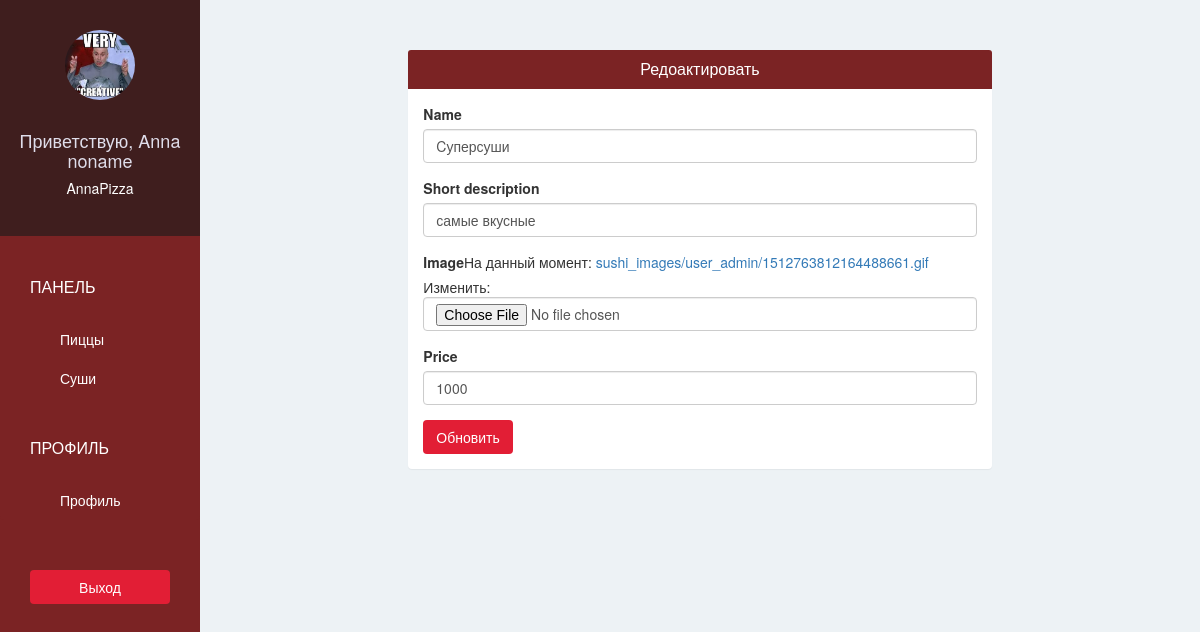
Page /pizzashop/sushi/edit/1/ (signed in) on the committed database.
### pizzashopapp/models.py (models this page shows, shortened)
class PizzaShop(models.Model):
    owner = models.OneToOneField(User, on_delete=models.CASCADE, related_name='pizzashop')
    name = models.CharField(max_length=100, verbose_name = 'Название')
    phone = models.CharField(max_length=100, verbose_name = 'Телефон')
    address = models.CharField(max_length=100, verbose_name = 'Адрес')
    logo = models.ImageField(upload_to='pizzashop_logo/', blank = False, verbose_name = 'Логотип')

class Sushi(models.Model):
    pizzashop = models.ForeignKey(PizzaShop)
    name = models.CharField(max_length=30)
    short_description = models.CharField(max_length=100)
    image = models.ImageField(upload_to=get_sushi_upload_path, blank=False)
    price = models.IntegerField(default=0)

### pizzashopapp/views.py (the view)
# urls.py: url(r'^pizzashop/pizza/edit/(?P<pizza_id>\d+)/$', views.pizzashop_edit_pizza, name ='pizzashop-edit-pizza'),
@login_required(login_url='/pizzashop/sign-in/')
def pizzashop_edit_pizza(request, sushi_id):
    form = SushiForm(instance = Sushi.objects.get(id = sushi_id))
    if request.method == "POST":
        form = SushiForm(request.POST, request.FILES, instance = Sushi.objects.get(id = sushi_id))
        if form.is_valid():
            sushi = form.save()
            return redirect(pizzashop_sushi)
    return render(request, 'pizzashop/edit_pizza.html', {
        'form':form
    })

### pizzashopapp/forms.py
class SushiForm(forms.ModelForm):
    class Meta:
        model = Sushi
        exclude = ('pizzashop',)

### pizzashopapp/templates/pizzashop/edit_pizza.html (shortened to what this page needs)
{% extends 'pizzashop/base.html' %}
{% load bootstrap3 %}
{% block page %}
<div class="col-lg-offset-2 col-lg-8">
  <div class="panel">
    <div class="panel-heading bg-ruby">
      <h4 class="panel-title text-center text-white">
        Редоактировать
      </h4>
    </div>
    <div class="panel-body">
      <form method="POST" enctype="multipart/form-data">
        {% bootstrap_form form %}
        <button type="submit" class="btn btn-red">Обновить</button>
      </form>
    </div>
  </div>
</div>
{% endblock %}

### pizzashopapp/templates/pizzashop/base.html (shortened to what this page needs)
{% extends 'base.html' %}
{% block sidebar %}
{% url 'pizzashop-pizza' as pizzashop_pizza_url %}
{% url 'pizzashop-account' as pizzashop_account_url %}
  <div class="text-center">
    <img class="img-circle" src="{{ MEDIA_URL }}{{ request.user.pizzashop.logo }}" width="70" height="70" >
    <br/>
    <br/>
    <h4>Приветствую, {{ request.user.get_full_name }}</h4>
    <h5>{{ request.user.pizzashop.name }}</h5>
  </div>
  <div class="list-group">
    <span class="text-uppercase">Панель</span>
    <a href="{% url 'pizzashop-pizza' %}"
    class="list-group-item {% if request.path ==  pizzashop_pizza_url %} active {% endif %}">Пиццы</a>
    <a href="{% url 'pizzashop-sushi' %}"
    class="list-group-item {% if request.path ==  pizzashop_sushi_url %} active {% endif %}">Суши</a>
    <span class="text-uppercase">Профиль</span>
    <a href="{% url 'pizzashop-account' %}"
    class="list-group-item {% if request.path ==  pizzashop_account_url %} active {% endif %}">Профиль</a>
  </div>
  <div class="text-center">
    <a href="{% url 'pizzashop-sign-out' %}?next={{ request.path }}" class="btn btn-red">Выход</a>
  </div>
{% endblock %}

### pizzashopapp/static/css/style.css (style rules this page uses)
body { padding-top: 50px; background-color: #EDF2F5; overflow: auto; }
.bg-ruby { background-color: #7B2324; }
.text-white { color: white; }
.btn-red { color: white; background-color: #E21E35; }
.sidebar > div:first-child { padding: 30px 10px; font-weight: bold; font-size: 15px; background-color: #3F1E1E; }
.sidebar > div:first-child > h4 { color: #e0deeb; }
.sidebar > div:first-child > h5 { color: #ffffff; }
.sidebar .list-group { padding: 0; background-color: #7B2324; }
.sidebar .list-group > span { color: white; display: block;; margin-top: 20px; padding: 20px 30px; font-size: 16px; font-weight: 300px; }
.sidebar .list-group .list-group-item, .sidebar .list-group .list-group-item:focus { background-color: #7B2324; color: white; border: 0; padding-left: 60px; padding-right: 30px; }
.sidebar > div:last-child { padding: 30px; }
.sidebar > div:last-child .btn { width: 100%; }
.content .panel { border: none; }

### rows in the picture
Sushi: name "Cуперсуши", short_description "самые вкусные", price "1000"

### other values in the picture
{{ request.user.get_full_name }} "Anna noname"
{{ request.user.pizzashop.name }} "AnnaPizza"
